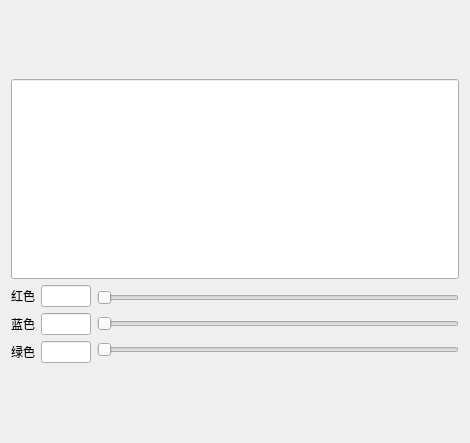
<?xml version="1.0" encoding="UTF-8"?>
<ui version="4.0">
 <class>Widget</class>
 <widget class="QWidget" name="Widget">
  <property name="geometry">
   <rect>
    <x>0</x>
    <y>0</y>
    <width>470</width>
    <height>443</height>
   </rect>
  </property>
  <property name="windowTitle">
   <string>Widget</string>
  </property>
  <layout class="QGridLayout" name="gridLayout_2">
   <item row="0" column="0">
    <layout class="QVBoxLayout" name="verticalLayout_4">
     <item>
      <widget class="QLineEdit" name="backgroudcolor">
       <property name="minimumSize">
        <size>
         <width>200</width>
         <height>200</height>
        </size>
       </property>
      </widget>
     </item>
     <item>
      <layout class="QHBoxLayout" name="horizontalLayout_2">
       <item>
        <layout class="QGridLayout" name="gridLayout">
         <item row="0" column="0">
          <layout class="QHBoxLayout" name="horizontalLayout">
           <item>
            <layout class="QVBoxLayout" name="verticalLayout_2">
             <item>
              <widget class="QLabel" name="redlabel">
               <property name="text">
                <string>红色</string>
               </property>
              </widget>
             </item>
             <item>
              <widget class="QLabel" name="bluelab">
               <property name="text">
                <string>蓝色</string>
               </property>
              </widget>
             </item>
             <item>
              <widget class="QLabel" name="greenlab">
               <property name="text">
                <string>绿色</string>
               </property>
              </widget>
             </item>
            </layout>
           </item>
           <item>
            <layout class="QVBoxLayout" name="verticalLayout">
             <item>
              <widget class="QLineEdit" name="redline">
               <property name="maximumSize">
                <size>
                 <width>50</width>
                 <height>50</height>
                </size>
               </property>
              </widget>
             </item>
             <item>
              <widget class="QLineEdit" name="blueline">
               <property name="maximumSize">
                <size>
                 <width>50</width>
                 <height>50</height>
                </size>
               </property>
              </widget>
             </item>
             <item>
              <widget class="QLineEdit" name="greenline">
               <property name="maximumSize">
                <size>
                 <width>50</width>
                 <height>50</height>
                </size>
               </property>
              </widget>
             </item>
            </layout>
           </item>
           <item>
            <layout class="QVBoxLayout" name="verticalLayout_3">
             <item>
              <widget class="QSlider" name="redspl_2">
               <property name="orientation">
                <enum>Qt::Horizontal</enum>
               </property>
              </widget>
             </item>
             <item>
              <widget class="QSlider" name="bluespl">
               <property name="orientation">
                <enum>Qt::Horizontal</enum>
               </property>
              </widget>
             </item>
             <item>
              <widget class="QSlider" name="greenspl">
               <property name="orientation">
                <enum>Qt::Horizontal</enum>
               </property>
              </widget>
             </item>
            </layout>
           </item>
          </layout>
         </item>
        </layout>
       </item>
      </layout>
     </item>
    </layout>
   </item>
  </layout>
 </widget>
 <resources/>
 <connections/>
</ui>
